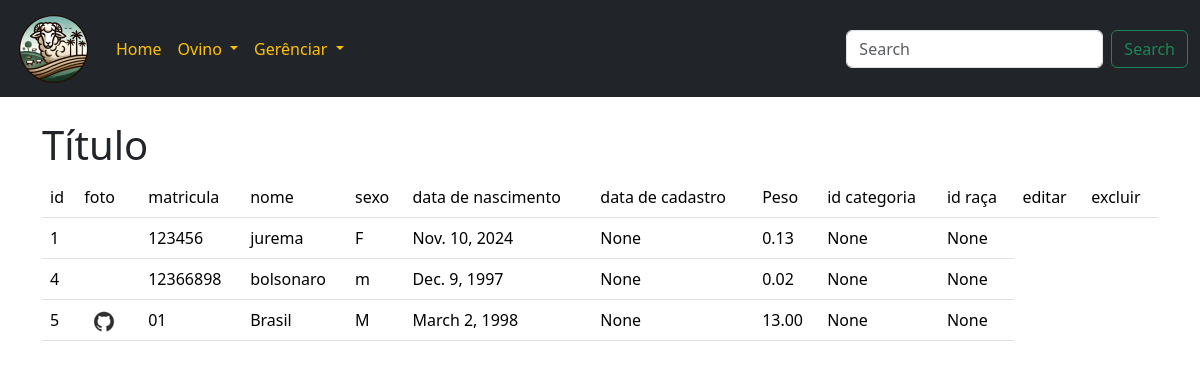
/adm_ovino/, run on an earlier commit of the app's database.
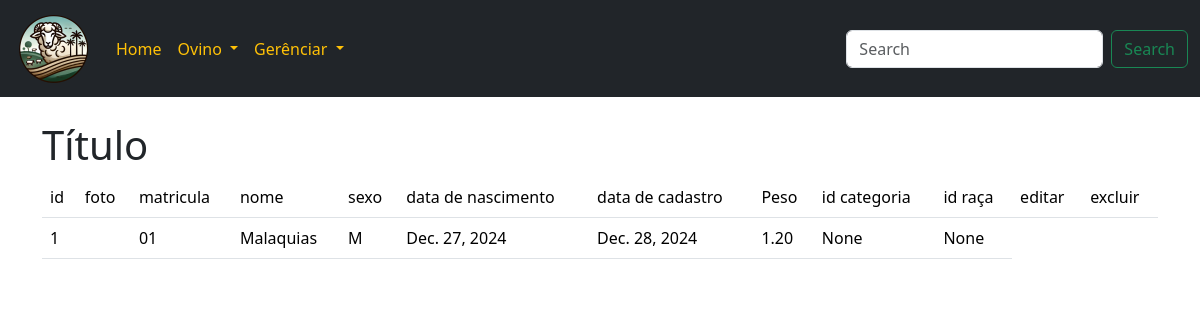
And on a later commit of the database.
### ovinogestApp/models.py (models this page shows, shortened)
class Ovino(models.Model):
    id_ovino = models.AutoField(primary_key=True)
    foto_ovino = models.ImageField(blank=True, null=True)
    matricula = models.CharField(max_length=20, unique=True, null=False)
    nome_ovino = models.CharField(max_length=255, null=False)
    sexo_ovino = models.CharField(max_length=1, null=False)
    data_nasc = models.DateField(null=False)
    data_cad = models.DateField(null=False)
    peso_ovino = models.DecimalField(max_digits=10, decimal_places=2, null=False)
    id_categoria = models.ForeignKey(Categoria, models.DO_NOTHING, db_column='id_categoria', null=True, blank=True)
    id_raca = models.ForeignKey(Raca, models.DO_NOTHING, db_column='id_raca', null=True, blank=True)
    def foto_url(self):
        if self.foto_ovino and hasattr(self.foto_ovino, 'url'):
            return self.foto_ovino.url
        else:
            return self.nome_ovino

### ovinogestApp/views.py (the view)
# urls.py: path('adm_ovino/', adm_ovino, name='adm_ovino'),
def adm_ovino (request):
    ovinos = Ovino.objects.all()
    context = {"ovinos":ovinos}
    return render(request,"ovino/adm_ovino.html",context)

### ovinogestApp/templates/ovino/adm_ovino.html
{% extends 'ovino/base.html' %}
{% block conteudo %}
    <h1>Título</h1>
    <table class="table">
    <thead>
    <td>id</td>
    <td>foto</td>
    <td>matricula</td>
    <td>nome</td>
    <td>sexo</td>
    <td>data de nascimento</td>
    <td>data de cadastro</td>
    <td>Peso</td>
    <td>id categoria</td>
    <td>id raça</td>
    <td>editar</td>
    <td>excluir</td>
    </thead>
    <tbody>
    {% for ovino in ovinos %}
    <tr>
        <td>{{ovino.id_ovino}}</td>
        <td><img src="{{ovino.foto_url}}" alt=""></td>
        <td>{{ovino.matricula}}</td>
        <td>{{ovino.nome_ovino}}</td>
        <td>{{ovino.sexo_ovino}}</td>
        <td>{{ovino.data_nasc}}</td>
        <td>{{ovino.data_cad}}</td>
        <td>{{ovino.peso_ovino}}</td>
        <td>{{ovino.id_categoria}}</td>
        <td>{{ovino.id_raca}}</td>
    </tr>
    {% endfor %}
    </tbody>
</table>
{% endblock conteudo %}

### ovinogestApp/templates/ovino/base.html (shortened to what this page needs)
<!doctype html>
<html lang="en">
<head>
    <link href="https://cdn.jsdelivr.net/npm/bootstrap@5.3.3/dist/css/bootstrap.min.css" rel="stylesheet"
>
</head>
<body>
<nav class="navbar navbar-expand-lg navbar-dark bg-dark">
    <div class="container-fluid">
        <a class="navbar-brand text-warning" href="#"><img src="/static/img/icone-ovino.PNG" alt=""></a>
        <div class="collapse navbar-collapse" id="navbarSupportedContent">
            <ul class="navbar-nav me-auto mb-2 mb-lg-0">
                <li class="nav-item">
                    <a class="nav-link active text-warning" aria-current="page" href="{% url 'home' %}">Home</a>
                </li>
                <li class="nav-item dropdown">
                    <a class="nav-link dropdown-toggle text-warning" href="#" role="button" data-bs-toggle="dropdown"
                       aria-expanded="false">
                        Ovino
                    </a>
                </li>
                <li class="nav-item dropdown">
                    <a class="nav-link dropdown-toggle text-warning" href="#" role="button" data-bs-toggle="dropdown"
                       aria-expanded="false">
                        Gerênciar
                    </a>
                </li>
            </ul>
            <form class="d-flex">
                <input class="form-control me-2" type="search" placeholder="Search" aria-label="Search">
                <button class="btn btn-outline-success" type="submit">Search</button>
            </form>
        </div>
    </div>
</nav>
<div>
    <div class="container mt-4">
        {% block conteudo %}{% endblock conteudo %}
    </div>
</body>
</html>

What changed in the data, as far as the page shows it:
removed Ovino: id_ovino "4", matricula "12366898", nome_ovino "bolsonaro", sexo_ovino "m", data_nasc "Dec. 9, 1997", data_cad "None", peso_ovino "0.02", id_categoria "None", id_raca "None"
removed Ovino: id_ovino "5", foto_url (picture), matricula "01", nome_ovino "Brasil", sexo_ovino "M", data_nasc "March 2, 1998", data_cad "None", peso_ovino "13.00", id_categoria "None", id_raca "None"
changed Ovino "None": matricula "123456" → "01"; nome_ovino "jurema" → "Malaquias"; sexo_ovino "F" → "M"; data_nasc "Nov. 10, 2024" → "Dec. 27, 2024"; data_cad "None" → "Dec. 28, 2024"; peso_ovino "0.13" → "1.20"
